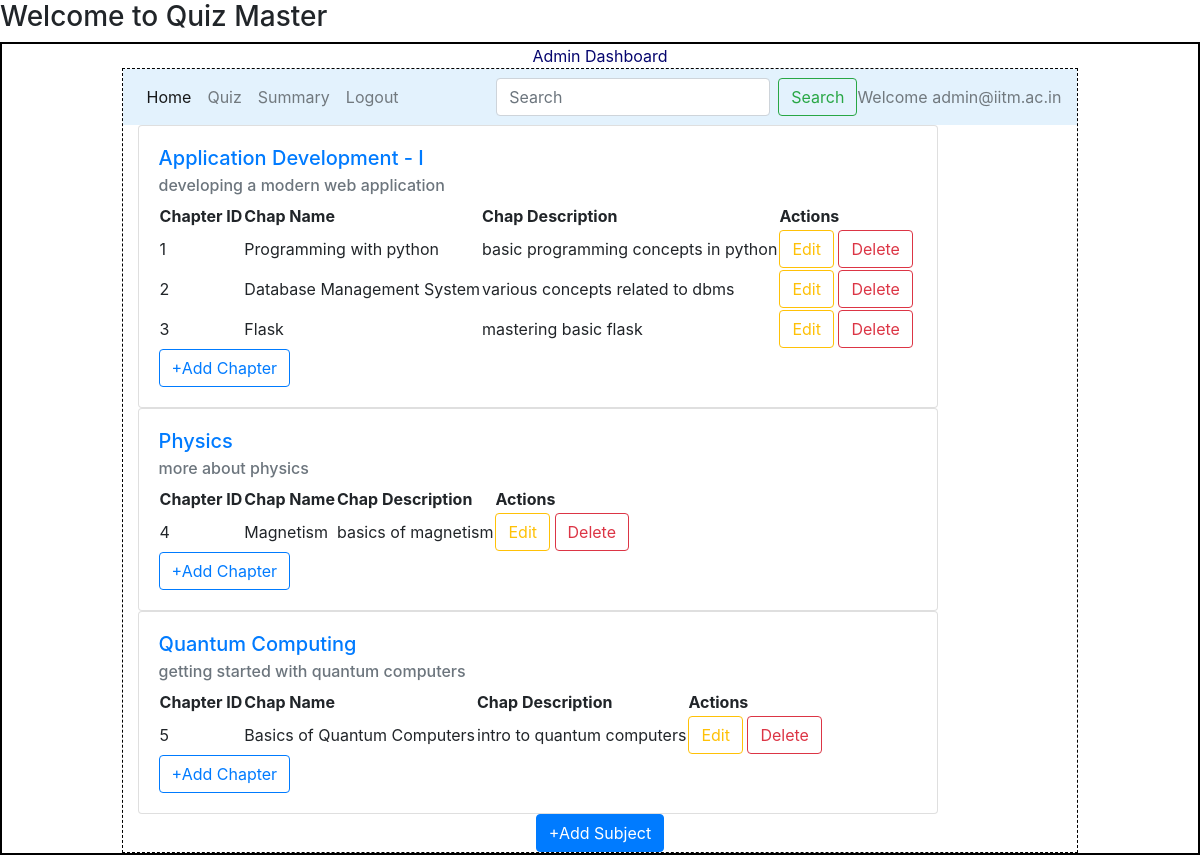
/admin (signed in), run on the app's committed database.
### models/model1.py (models this page shows)
class Subject(db.Model):
    __tablename__="subject"
    id=db.Column(db.Integer,primary_key=True)
    name=db.Column(db.String,nullable=False)
    description=db.Column(db.String,nullable=False)
    user_id = db.Column(db.Integer, db.ForeignKey("user_info.id"), nullable=False)
    chapters=db.relationship("Chapter",cascade="all,delete",backref="subject",lazy=True)

class Chapter(db.Model):
    __tablename__="chapter"
    id=db.Column(db.Integer,primary_key=True)
    name=db.Column(db.String,nullable=False)
    description=db.Column(db.String,nullable=False)
    subject_id = db.Column(db.Integer, db.ForeignKey("subject.id"), nullable=False)
    quizes=db.relationship("Quiz",cascade="all,delete",backref="chapter",lazy=True)

### controllers/routes.py (the view)
@app.route('/admin')
def admin_dashboard():
    name=session.get('name','Admin')
    subject=get_subjects()
    quiz_obj=Quiz.query.first()
    return render_template("admin_dashboard.html",name=name,subjects=subject,quiz=quiz_obj)

### controllers/routes.py (called while the page is built)
def get_subjects():
    subject=Subject.query.all()
    return subject

### templates/admin_dashboard.html
{% extends "admin_layout.html" %}
{% block content %}
<div class="container">
    {% if subjects %}
    <div class="row">
        {% for sub in subjects %}
        <div class="col">
            <div class="card" style="width: 50rem;">
                <div class="card-body">
                    <h5 class="card-title">
                        <a href="{{ url_for('subject_detail', subject_id=sub.id,name=sub.name) }}">
                            {{ sub.name }}
                        </a>
                    </h5>
                    <h6 class="card-subtitle mb-2 text-muted">{{ sub.description }}</h6>
                    {% if sub.chapters %}
                    <table>
                        <tr>
                            <th>Chapter ID</th>
                            <th>Chap Name</th>
                            <th>Chap Description</th>
                            <th>Actions</th>
                        </tr>
                        {% for chapter in sub.chapters %}
                        <tr>
                            <td>{{ chapter.id }}</td>
                            <td>{{ chapter.name }}</td>
                            <td>{{ chapter.description }}</td>
                            <td>
                                <a href="{{ url_for('edit_chapter', chapter_id=chapter.id,name=name) }}" class="btn btn-outline-warning">Edit</a>
                                <form action="{{ url_for('delete_chapter', chapter_id=chapter.id,name=name) }}" method="POST" style="display:inline;">
                                    <button type="submit" class="btn btn-outline-danger" onclick="return confirm('Are you sure you want to delete this chapter?');">Delete</button>
                                </form>
                            </td>
                        </tr>
                        {% endfor %}
                    </table>
                    {% else %}
                    <p>No Chapters here!!</p>
                    {% endif %}
                    <a href="{{ url_for('add_chapter', subject_id=sub.id, name=name) }}" class="btn btn-outline-primary">+Add Chapter</a>
                </div>
            </div>
        </div>
        {% endfor %}
    </div>
    {% else %}
    <h3 class="center">No Subjects are available!!</h3>
    {% endif %}
</div>
<div class="center">
    <a href="{{ url_for('add_subject', name=name) }}" class="btn btn-primary">+Add Subject</a>
</div>
{% endblock %}

### static/main.css (style rules this page uses)
* { margin:0px; }
.center { text-align: center; margin: auto; color:rgb(5,5,110); }

### data on the page
Subject: name "Application Development - I", description "developing a modern web application"
Chapter: id "1", name "Programming with python", description "basic programming concepts in python"
Chapter: id "2", name "Database Management System", description "various concepts related to dbms"
Chapter: id "3", name "Flask", description "mastering basic flask"
Subject: name "Physics", description "more about physics"
Chapter: id "4", name "Magnetism", description "basics of magnetism"
Subject: name "Quantum Computing", description "getting started with quantum computers"
Chapter: id "5", name "Basics of Quantum Computers", description "intro to quantum computers"

### other printed values
{{ name }} "admin@iitm.ac.in"
